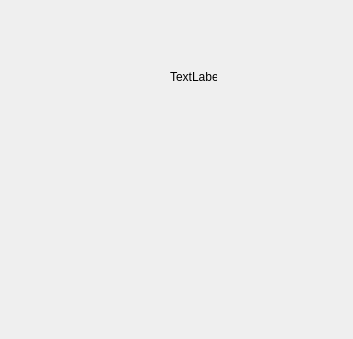
<?xml version="1.0" encoding="UTF-8"?>
<ui version="4.0">
 <class>MainWindow</class>
 <widget class="QMainWindow" name="MainWindow">
  <property name="geometry">
   <rect>
    <x>0</x>
    <y>0</y>
    <width>353</width>
    <height>339</height>
   </rect>
  </property>
  <property name="windowTitle">
   <string>Note+ - About</string>
  </property>
  <widget class="QWidget" name="centralwidget">
   <widget class="QLabel" name="label">
    <property name="geometry">
     <rect>
      <x>170</x>
      <y>70</y>
      <width>47</width>
      <height>13</height>
     </rect>
    </property>
    <property name="text">
     <string>TextLabel</string>
    </property>
   </widget>
  </widget>
 </widget>
 <resources/>
 <connections/>
</ui>
